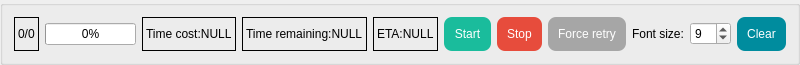
         <widget class="QGroupBox" name="groupBox_Progress">
          <property name="sizePolicy">
           <sizepolicy hsizetype="Preferred" vsizetype="Preferred">
            <horstretch>0</horstretch>
            <verstretch>0</verstretch>
           </sizepolicy>
          </property>
          <property name="minimumSize">
           <size>
            <width>0</width>
            <height>0</height>
           </size>
          </property>
          <property name="maximumSize">
           <size>
            <width>16777215</width>
            <height>60</height>
           </size>
          </property>
          <property name="title">
           <string/>
          </property>
          <layout class="QGridLayout" name="gridLayout_11">
           <item row="0" column="1">
            <widget class="QProgressBar" name="progressBar">
             <property name="value">
              <number>0</number>
             </property>
             <property name="format">
              <string notr="true">%p%</string>
             </property>
            </widget>
           </item>
           <item row="0" column="9">
            <widget class="QLabel" name="label_TextBroFontSize">
             <property name="text">
              <string>Font size:</string>
             </property>
            </widget>
           </item>
           <item row="0" column="3">
            <widget class="QLabel" name="label_TimeRemain">
             <property name="frameShape">
              <enum>QFrame::Box</enum>
             </property>
             <property name="lineWidth">
              <number>1</number>
             </property>
             <property name="text">
              <string>Time remaining:NULL</string>
             </property>
            </widget>
           </item>
           <item row="0" column="4">
            <widget class="QLabel" name="label_ETA">
             <property name="frameShape">
              <enum>QFrame::Box</enum>
             </property>
             <property name="lineWidth">
              <number>1</number>
             </property>
             <property name="text">
              <string>ETA:NULL</string>
             </property>
            </widget>
           </item>
           <item row="0" column="6">
            <widget class="QPushButton" name="pushButton_Stop">
             <property name="maximumSize">
              <size>
               <width>70</width>
               <height>16777215</height>
              </size>
             </property>
             <property name="styleSheet">
              <string notr="true">QPushButton{
background-color: rgb(231, 76, 60);
color: rgb(255, 255, 255);
border-style:outset;
border-radius:8px;
padding:10px;
}
QPushButton:hover{
background-color: rgb(255, 102, 64);
color: rgb(255, 255, 255);
border-style:outset;
border-radius:8px;
padding:10px;
}
QPushButton:pressed{
background-color: rgb(204, 65, 53);
color: rgb(255, 255, 255);
border-style:outset;
border-radius:8px;
padding:10px;
}
QPushButton{
background-color: rgb(231, 76, 60);
color: rgb(255, 255, 255);
border-style:outset;
border-radius:8px;
padding:10px;
}
QPushButton:hover{
background-color: rgb(255, 102, 64);
color: rgb(255, 255, 255);
border-style:outset;
border-radius:8px;
padding:10px;
}
QPushButton:disabled{
	background-color: rgb(166, 166, 166);
color: rgb(255, 255, 255);
border-style:outset;
border-radius:8px;
padding:10px;
}</string>
             </property>
             <property name="text">
              <string>Stop</string>
             </property>
            </widget>
           </item>
           <item row="0" column="5">
            <widget class="QPushButton" name="pushButton_Start">
             <property name="minimumSize">
              <size>
               <width>0</width>
               <height>0</height>
              </size>
             </property>
             <property name="maximumSize">
              <size>
               <width>70</width>
               <height>16777215</height>
              </size>
             </property>
             <property name="toolTip">
              <string>The result images will stay in the same folder of source images.</string>
             </property>
             <property name="styleSheet">
              <string notr="true">QPushButton{
background-color: rgb(26, 188, 156);
color: rgb(255, 255, 255);
border-style:outset;
border-radius:8px;
padding:10px;
}
QPushButton:hover{
background-color: rgb(29, 214, 177);
color: rgb(255, 255, 255);
border-style:outset;
border-radius:8px;
padding:10px;
}
QPushButton:pressed{
background-color: rgb(23, 173, 143);
color: rgb(255, 255, 255);
border-style:outset;
border-radius:8px;
padding:10px;
}
QPushButton:disabled{
background-color: rgb(166, 166, 166);
color: rgb(255, 255, 255);
border-style:outset;
border-radius:8px;
padding:10px;
}</string>
             </property>
             <property name="text">
              <string>Start</string>
             </property>
            </widget>
           </item>
           <item row="0" column="11">
            <widget class="QPushButton" name="pushButton_clear_textbrowser">
             <property name="toolTip">
              <string>Clear text browser.</string>
             </property>
             <property name="styleSheet">
              <string notr="true">QPushButton{
	background-color: rgb(0, 140, 158);
color: rgb(255, 255, 255);
border-style:outset;
border-radius:8px;
padding:10px;
}
QPushButton:hover{
	background-color: rgb(0, 190, 211);
color: rgb(255, 255, 255);
border-style:outset;
border-radius:8px;
padding:10px;
}
QPushButton:pressed{
	background-color: rgb(0, 108, 120);
color: rgb(255, 255, 255);
border-style:outset;
border-radius:8px;
padding:10px;
}
QPushButton:disabled{
background-color: rgb(166, 166, 166);
color: rgb(255, 255, 255);
border-style:outset;
border-radius:8px;
padding:10px;
}</string>
             </property>
             <property name="text">
              <string>Clear</string>
             </property>
            </widget>
           </item>
           <item row="0" column="7">
            <widget class="QPushButton" name="pushButton_ForceRetry">
             <property name="enabled">
              <bool>false</bool>
             </property>
             <property name="toolTip">
              <string>In some cases, the waifu2x process can get stuck.

When you find that the [Scale and denoise] progress has 
not changed for a long time, it is recommended that you 
perform a forced retry to remove the stuck.

You can try using [Force Retry] to end the waifu2x process 
and restart it, and the entire [Scale and denoise] process 
will not be interrupted and will continue.</string>
             </property>
             <property name="styleSheet">
              <string notr="true">QPushButton{
background-color: rgb(178, 58, 238);
color: rgb(255, 255, 255);
border-style:outset;
border-radius:8px;
padding:10px;
}
QPushButton:hover{
background-color: rgb(191, 62, 255);
color: rgb(255, 255, 255);
border-style:outset;
border-radius:8px;
padding:10px;
}
QPushButton:pressed{
background-color: rgb(154, 50, 205);
color: rgb(255, 255, 255);
border-style:outset;
border-radius:8px;
padding:10px;
}
QPushButton:disabled{
background-color: rgb(166, 166, 166);
color: rgb(255, 255, 255);
border-style:outset;
border-radius:8px;
padding:10px;
}</string>
             </property>
             <property name="text">
              <string>Force retry</string>
             </property>
            </widget>
           </item>
           <item row="0" column="2">
            <widget class="QLabel" name="label_TimeCost">
             <property name="frameShape">
              <enum>QFrame::Box</enum>
             </property>
             <property name="lineWidth">
              <number>1</number>
             </property>
             <property name="text">
              <string>Time cost:NULL</string>
             </property>
            </widget>
           </item>
           <item row="0" column="10">
            <widget class="QSpinBox" name="spinBox_textbrowser_fontsize">
             <property name="minimum">
              <number>1</number>
             </property>
             <property name="value">
              <number>9</number>
             </property>
            </widget>
           </item>
           <item row="0" column="0">
            <widget class="QLabel" name="label_progressBar_filenum">
             <property name="frameShape">
              <enum>QFrame::Box</enum>
             </property>
             <property name="frameShadow">
              <enum>QFrame::Plain</enum>
             </property>
             <property name="lineWidth">
              <number>1</number>
             </property>
             <property name="text">
              <string notr="true">0/0</string>
             </property>
            </widget>
           </item>
          </layout>
         </widget>
